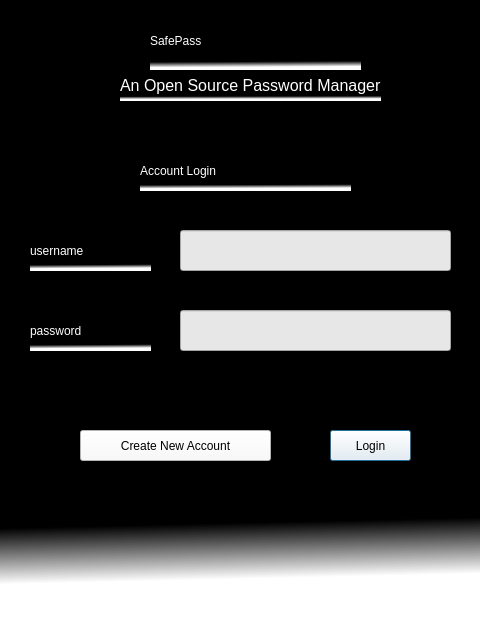
<?xml version="1.0" encoding="UTF-8"?>
<ui version="4.0">
 <class>Dialog</class>
 <widget class="QDialog" name="Dialog">
  <property name="geometry">
   <rect>
    <x>0</x>
    <y>0</y>
    <width>480</width>
    <height>620</height>
   </rect>
  </property>
  <property name="windowTitle">
   <string>Dialog</string>
  </property>
  <property name="styleSheet">
   <string notr="true">background-color: rgb(54, 54, 54);
background-color: qlineargradient(spread:pad, x1:0.244318, y1:0.301, x2:0.255591, y2:0.938, stop:0.857955 rgba(0, 0, 0, 255), stop:1 rgba(255, 255, 255, 255));</string>
  </property>
  <widget class="QLabel" name="safepass_head">
   <property name="geometry">
    <rect>
     <x>150</x>
     <y>10</y>
     <width>211</width>
     <height>61</height>
    </rect>
   </property>
   <property name="whatsThis">
    <string>&lt;html&gt;&lt;head/&gt;&lt;body&gt;&lt;p&gt;&lt;br/&gt;&lt;/p&gt;&lt;/body&gt;&lt;/html&gt;</string>
   </property>
   <property name="styleSheet">
    <string notr="true">color:rgb(255,255,255);
font: 30pt &quot;Lucida Console&quot;;</string>
   </property>
   <property name="text">
    <string>SafePass</string>
   </property>
  </widget>
  <widget class="QLabel" name="username">
   <property name="geometry">
    <rect>
     <x>30</x>
     <y>230</y>
     <width>121</width>
     <height>41</height>
    </rect>
   </property>
   <property name="styleSheet">
    <string notr="true">color: rgb(255, 255, 255);
font: 18pt &quot;Lucida Console&quot;;</string>
   </property>
   <property name="text">
    <string>username</string>
   </property>
  </widget>
  <widget class="QLabel" name="login_label">
   <property name="geometry">
    <rect>
     <x>140</x>
     <y>150</y>
     <width>211</width>
     <height>41</height>
    </rect>
   </property>
   <property name="styleSheet">
    <string notr="true">color: rgb(255, 255, 255);
font: 20pt &quot;Lucida Console&quot;;</string>
   </property>
   <property name="text">
    <string>Account Login</string>
   </property>
  </widget>
  <widget class="QLabel" name="description">
   <property name="geometry">
    <rect>
     <x>120</x>
     <y>70</y>
     <width>261</width>
     <height>31</height>
    </rect>
   </property>
   <property name="styleSheet">
    <string notr="true">color: rgb(255, 255, 255);font-size:12pt</string>
   </property>
   <property name="text">
    <string>An Open Source Password Manager</string>
   </property>
  </widget>
  <widget class="QLineEdit" name="username_input">
   <property name="geometry">
    <rect>
     <x>180</x>
     <y>230</y>
     <width>271</width>
     <height>41</height>
    </rect>
   </property>
   <property name="styleSheet">
    <string notr="true">background-color: rgb(231, 231, 231);
font: 16pt &quot;Lucida Console&quot;;</string>
   </property>
  </widget>
  <widget class="QLineEdit" name="password_input">
   <property name="geometry">
    <rect>
     <x>180</x>
     <y>310</y>
     <width>271</width>
     <height>41</height>
    </rect>
   </property>
   <property name="styleSheet">
    <string notr="true">background-color: rgb(231, 231, 231);
font: 16pt &quot;Lucida Console&quot;;</string>
   </property>
  </widget>
  <widget class="QLabel" name="password">
   <property name="geometry">
    <rect>
     <x>30</x>
     <y>310</y>
     <width>121</width>
     <height>41</height>
    </rect>
   </property>
   <property name="styleSheet">
    <string notr="true">color: rgb(255, 255, 255);
font: 18pt &quot;Lucida Console&quot;;</string>
   </property>
   <property name="text">
    <string>password</string>
   </property>
  </widget>
  <widget class="QPushButton" name="login_button">
   <property name="geometry">
    <rect>
     <x>330</x>
     <y>430</y>
     <width>81</width>
     <height>31</height>
    </rect>
   </property>
   <property name="styleSheet">
    <string notr="true">background-color: rgb(250, 250, 250);
font: 63 12pt &quot;Lucida Console&quot;;</string>
   </property>
   <property name="text">
    <string>Login</string>
   </property>
  </widget>
  <widget class="QPushButton" name="createacc_button">
   <property name="geometry">
    <rect>
     <x>80</x>
     <y>430</y>
     <width>191</width>
     <height>31</height>
    </rect>
   </property>
   <property name="styleSheet">
    <string notr="true">background-color: rgb(250, 250, 250);
font: 63 12pt &quot;Lucida Console&quot;;</string>
   </property>
   <property name="locale">
    <locale language="English" country="India"/>
   </property>
   <property name="text">
    <string>Create New Account</string>
   </property>
  </widget>
 </widget>
 <resources/>
 <connections/>
</ui>
